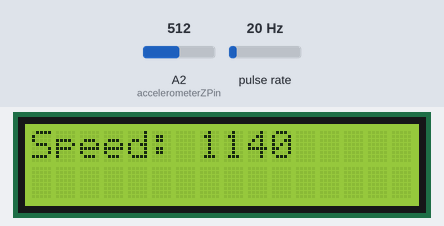
The sketch below on a simulated Arduino Uno, built with avr-gcc and run on an emulated ATmega328P. Shown: 16×2 character LCD. Wiring (inferred from the names in the program): pulse sensor: data pin 2. The inputs (shaded band) are chosen by the test bench; at power-on: pulse rate 20 Hz, A2 (accelerometerZPin) = 512. What the sketch prints to the serial monitor is not drawn.

Above: at 1.6 s.
1.7 s: pulse rate (sensor on pin 2) set to 150 Hz
At 4.2 s:
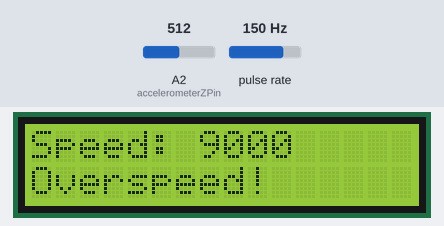
4.5 s: pulse rate (sensor on pin 2) set to 4 Hz
At 7.1 s:
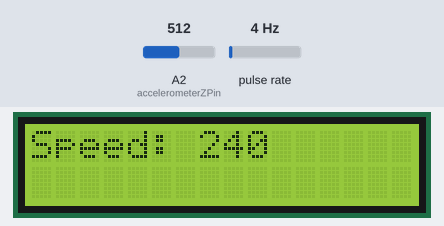
7.5 s: pulse rate (sensor on pin 2) set to 100 Hz
At 10.6 s:
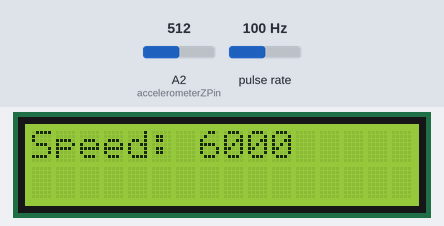
Timing chart, 0 to 12.1 s (numbered marks = the images above; inputs shaded):
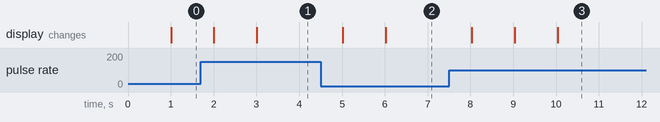

Measured:
- after the input at 1.7 s, the display: first changes after 0.31 s (image 1 shows a later state)
- after the input at 4.5 s, the display: first changes after 0.52 s (image 2 shows a later state)
- after the input at 7.5 s, the display: first changes after 0.53 s (image 3 shows a later state)

The sketch:

main.ino
```cpp
#include <LiquidCrystal.h>

// Constants for accelerometer (accident detection)
const int accelerometerZPin = A2;
const float impactThreshold = 15.0;
const unsigned long recoveryTime = 5000;

// Constants for IR sensor (overspeed detection) and LCD
const int irSensorPin = 2;
const int lcdRsPin = 8;
const int lcdEnablePin = 9;
const int lcdD4Pin = 10;
const int lcdD5Pin = 11;
const int lcdD6Pin = 12;
const int lcdD7Pin = 13;
const int maxSpeedThreshold = 6300;
const int irPulseInterval = 1000;

// Variables for accelerometer (accident detection)
int prevZValue;
bool accidentDetected = false;
unsigned long lastAccidentTime = 0;

// Variables for IR sensor (overspeed detection) and LCD
LiquidCrystal lcd(lcdRsPin, lcdEnablePin, lcdD4Pin, lcdD5Pin, lcdD6Pin, lcdD7Pin);
volatile int wheelRotations = 0;
unsigned long lastIrPulseTime = 0;

void setup() {
  Serial.begin(9600);  // Initialize serial communication
  lcd.begin(16, 2);     // Initialize LCD display

  // Attach interrupt to IR sensor pin for wheel rotation counting
  attachInterrupt(digitalPinToInterrupt(irSensorPin), countWheelRotation, RISING);
}

void loop() {
  // Read accelerometer value along Z-axis
  int zValue = analogRead(accelerometerZPin);
  float deltaZ = abs(zValue - prevZValue);
  prevZValue = zValue;

  // Check for accident event
  if (!accidentDetected && deltaZ > impactThreshold) {
    // Accident detected
    Serial.println("Accident detected!");
    accidentDetected = true;
    lastAccidentTime = millis(); // Record the time of the accident
  }

  // Check if recovery time has elapsed since the last accident
  if (accidentDetected && (millis() - lastAccidentTime >= recoveryTime)) {
    // Reset accident detection after recovery time
    accidentDetected = false;
  }

  // Calculate RPM every irPulseInterval milliseconds
  if (millis() - lastIrPulseTime >= irPulseInterval) {
    // Calculate RPM from wheel rotations in the last interval
    float rpm = (wheelRotations * (60000.0 / irPulseInterval)); // Convert rotations per millisecond to RPM

    // Display current speed on LCD
    lcd.clear();  // Clear LCD display
    lcd.setCursor(0, 0);
    lcd.print("Speed: ");
    lcd.print((int)rpm); // Display RPM as integer

    // Check for overspeed condition
    if (rpm > maxSpeedThreshold) {
      lcd.setCursor(0, 1);
      lcd.print("Overspeed!");
    }

    // Reset wheel rotations count
    wheelRotations = 0;
    lastIrPulseTime = millis(); // Update last IR pulse time
  }
}

// Interrupt service routine to count wheel rotations
void countWheelRotation() {
  wheelRotations++; // Increment wheel rotations count
}
```
